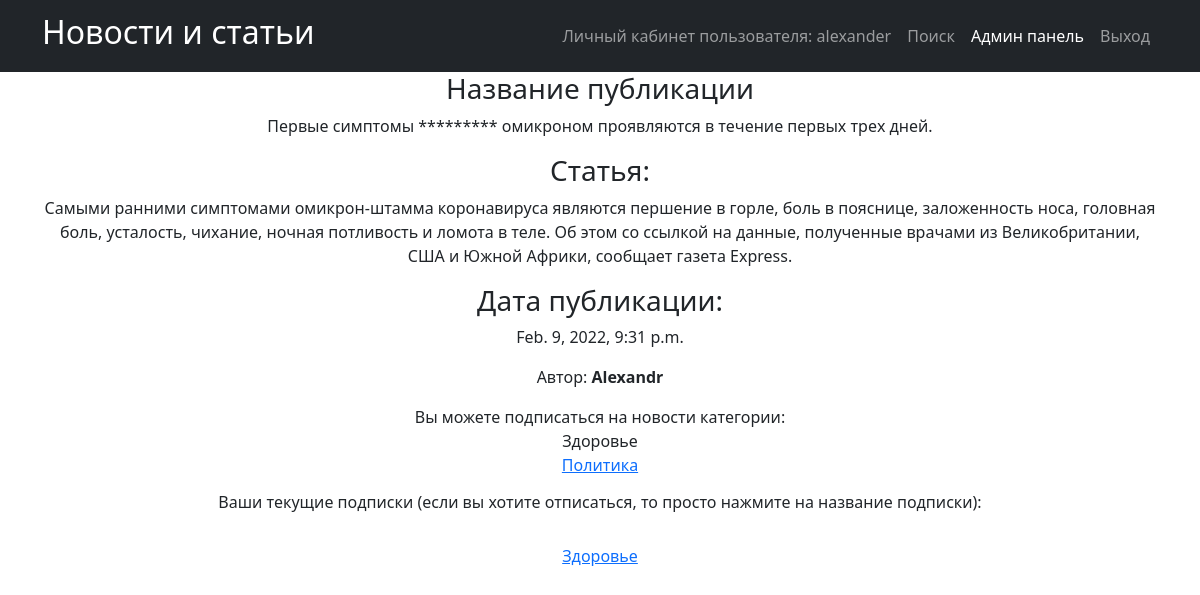
/news/1 (signed in), run on the app's committed database.
### news_portal/models.py (models this page shows, shortened)
class Post(models.Model):
    PostAuthor = models.ForeignKey(Author, on_delete=models.CASCADE)
    NEWS = 'NW'
    ARTICLE = 'AR'
    CATEGORIES = [
        ('NW', 'Новость'),
        ('AR', 'Статья')
    ]
    categoryType = models.CharField(max_length=2, choices=CATEGORIES)
    pubData = models.DateTimeField('дата добавления', auto_now_add=True)
    postCategory = models.ManyToManyField(Category, through='postCategory')
    postTitle = models.CharField('название публикации', max_length=255)
    postText = models.TextField('текст публикации')
    postRating = models.SmallIntegerField('рейтинг публикации', default=0)

class Author(models.Model):
    authorUser = models.OneToOneField(User, on_delete=models.CASCADE)
    authorRating = models.IntegerField(default=0, verbose_name='authorRating')
    def __str__(self):
        return f'{self.authorUser.username}'

class Category(models.Model):
    categoryname = models.CharField('Категория', max_length=64, unique=True)
    subscribers = models.ManyToManyField(User, related_name='subscribed_categories')

### news_portal/views.py (the view)
# urls.py: path('<int:pk>', PostDetailView.as_view(), name='post_detail'),
class PostDetailView(DetailView):
    model = Post
    template_name = 'post_detail.html'
    queryset = Post.objects.filter()
    def get_context_data(self, **kwargs):
        context = super().get_context_data(**kwargs)
        id = self.kwargs.get('pk')
        context['user_category'] = Category.objects.filter(post__pk=id, subscribers=self.request.user)
        return context

### news_portal/templatetags/censor.py (called while the page is built)
@register.filter(name='censor')
def censor(value):
    text = value.split()
    for word in text:
        if word.lower() in CENSOR:
            value = value.replace(word, '*' * len(word))
    return value

### templates/post_detail.html (shortened to what this page needs)
{% extends 'flatpages/default.html' %}
{% load censor %}
{% block content %}
 <h3>Название публикации</h3>
    <p>{{  post.postTitle|censor }}</p>
<h3>Статья:</h3>
<p>{{ post.postText|censor }}</p>
<h3>Дата публикации:</h3>
<p>{{ post.pubData }}</p>
    <p>Автор: <b>{{ post.PostAuthor }}</b></p>
     {% if request.user.is_authenticated %}
        <p>
            Вы можете подписаться на новости категории:
            {% for category in post.postCategory.all %}
                {% if not category in user_category %}
                    <a href="{% url 'subscribe' category.pk %}"><br>{{ category.categoryname }}</a>
                {% else %}
                    <br>{{ category.categoryname }}
                {% endif %}
            {% endfor %}
          <h6>Ваши текущие подписки (если вы хотите отписаться, то просто нажмите на название подписки):</h6>
             {% for category in post.postCategory.all %}
             {% if category in user_category %}
            <a href="{% url 'subscribe' category.pk %}"><br>{{ category.categoryname }}</a>
            {% endif %}
            {% endfor %}
</p>
 {% endif %}
{% endblock content %}

### templates/flatpages/default.html (shortened to what this page needs)
<!DOCTYPE html>
<html lang="en">
    <head>
        {% load static %}
        <link href="{% static 'css/styles.css' %}" rel="stylesheet" />
    </head>
    <body>
        <nav class="navbar navbar-expand-lg navbar-dark bg-dark">
            <div class="container">
                <a class="navbar-brand" href=/news/><h2>Новости и статьи</h2></a>
                <div class="collapse navbar-collapse" id="navbarSupportedContent">
                    <ul class="navbar-nav ms-auto mb-2 mb-lg-0">
                        <li class="nav-item"><a class="nav-link" href=http://127.0.0.1:8000>Личный кабинет пользователя: {{request.user.username}}</a></li>
                        <li class="nav-item"><a class="nav-link" href=/news/search/>Поиск</a></li>
                        <li class="nav-item"><a class="nav-link active" aria-current="page" href=/admin/>Админ панель</a></li>
                        <li class="nav-item"><a class="nav-link" href=/sign/logout/>Выход</a></li>
                            </ul>
                </div>
            </div>
        </nav>
        <div class="container">
           <div class="row">
               <div class="col-lg-12 text-center">
                   {% block content %}{% endblock content %}
               </div>
           </div>
        </div>
    </body>
</html>

### data on the page
Post: postTitle|censor "Первые симптомы ********* омикроном проявляются в течение первых трех дней.", postText|censor "Самыми ранними симптомами омикрон-штамма коронавируса являются першение в горле, боль в пояснице, заложенность носа, головная боль, усталость, чихание, ночная потливость и ломота в теле. Об этом со ссылкой на данные, полученные врачами из Великобритании, США и Южной Африки, сообщает газета Express.", pubData "Feb. 9, 2022, 9:31 p.m.", PostAuthor "Alexandr"
Category: categoryname "Здоровье"
Category: categoryname "Политика"

### other printed values
{{ request.user.username }} "alexander"
